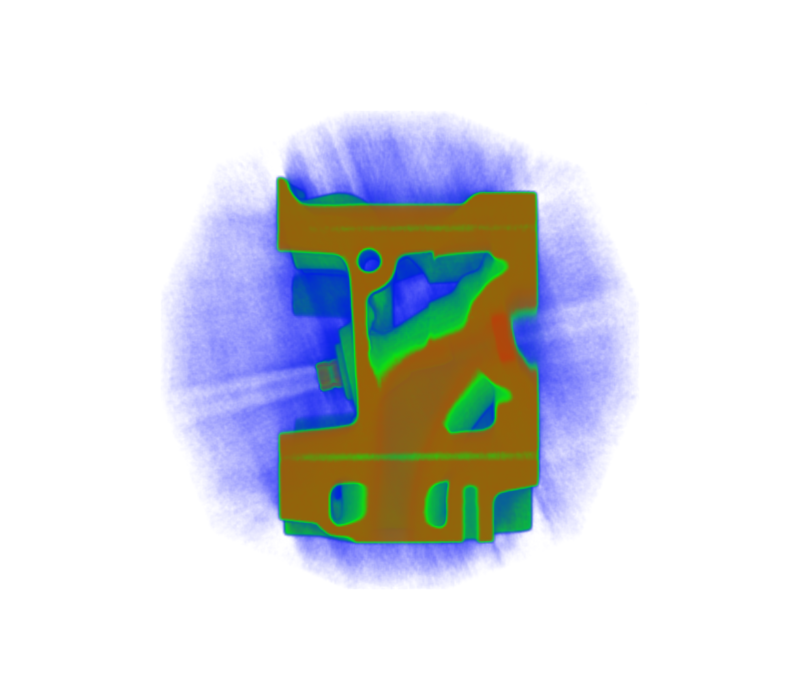

Reproduce this figure in Python.
#!/usr/bin/env python3
"""
engine_off.py — COLD render of data/engine.raw (memory OFF control).

No prior lessons. This is the naive first attempt a fresh agent typically makes:
assume the standard 0..255 range for a uint8 volume and build a simple LINEAR
opacity ramp straight from the bottom of the range. Render once.

(This is intentionally the un-informed baseline. It is expected to show the
low-value "haze" that the memory-ON run avoided via a background cutoff.)
"""
import sys
import numpy as np
import vtk
from vtk.util import numpy_support

DIMS = (256, 256, 128)
RAW = "data/engine.raw"
OUT = "results/engine.png"


def main():
    arr = np.fromfile(RAW, dtype=np.uint8)
    image = vtk.vtkImageData()
    image.SetDimensions(*DIMS)
    image.SetSpacing(1.0, 1.0, 1.0)
    vtk_arr = numpy_support.numpy_to_vtk(arr.ravel(order="F"), deep=True,
                                         array_type=vtk.VTK_UNSIGNED_CHAR)
    image.GetPointData().SetScalars(vtk_arr)

    # Naive opacity: simple linear ramp over the assumed 0..255 range.
    # Low values get nonzero opacity -> this is what produces the haze.
    opacity = vtk.vtkPiecewiseFunction()
    opacity.AddPoint(0.0, 0.0)
    opacity.AddPoint(255.0, 0.6)

    # Generic rainbow-ish color map over the assumed range.
    color = vtk.vtkColorTransferFunction()
    color.AddRGBPoint(0.0, 0.0, 0.0, 1.0)
    color.AddRGBPoint(128.0, 0.0, 1.0, 0.0)
    color.AddRGBPoint(255.0, 1.0, 0.0, 0.0)

    prop = vtk.vtkVolumeProperty()
    prop.SetColor(color)
    prop.SetScalarOpacity(opacity)
    prop.ShadeOff()
    prop.SetInterpolationTypeToLinear()

    mapper = vtk.vtkSmartVolumeMapper()
    mapper.SetInputData(image)
    volume = vtk.vtkVolume()
    volume.SetMapper(mapper)
    volume.SetProperty(prop)

    renderer = vtk.vtkRenderer()
    renderer.SetBackground(1.0, 1.0, 1.0)
    renderer.AddVolume(volume)

    render_window = vtk.vtkRenderWindow()
    render_window.SetOffScreenRendering(1)
    render_window.SetSize(800, 700)
    render_window.AddRenderer(renderer)
    renderer.ResetCamera()
    render_window.Render()

    w2i = vtk.vtkWindowToImageFilter()
    w2i.SetInput(render_window)
    w2i.Update()
    writer = vtk.vtkPNGWriter()
    writer.SetFileName(OUT)
    writer.SetInputConnection(w2i.GetOutputPort())
    writer.Write()
    print(f"[render] wrote {OUT}")
    return 0


if __name__ == "__main__":
    sys.exit(main())
